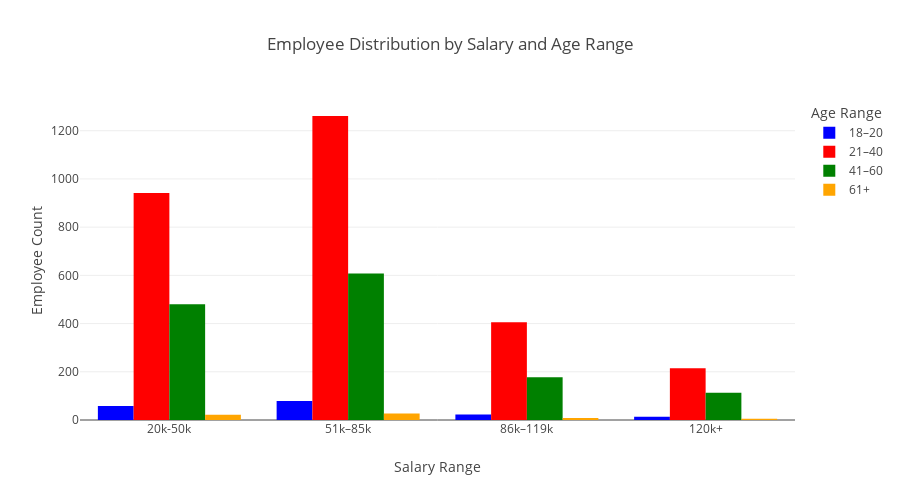

Notebook source saved alongside this figure:
### Code cell
fig = px.bar(
    grouped,
    x='salary_range',
    y='employee_count',
    color='age_range',
    barmode='group',
    title='Employee Distribution by Salary and Age Range',
    labels={
        'salary_range': 'Salary Range',
        'employee_count': 'Employee Count',
        'age_range': 'Age Range'
    },
    height=500,
    color_discrete_map={
        '18–20': 'blue',
        '21–40': 'red',
        '41–60': 'green',
        '61+': 'orange'
    }
)

# Show the chart
fig.show()

### Figure 1 — Plotly figure (JSON) as saved in the notebook; plotly's stock layout.template omitted (floating-point values rounded to 4 significant figures)
{"data": [{"alignmentgroup": "True", "hovertemplate": "Age Range=18–20<br>Salary Range=%{x}<br>Employee Count=%{y}<extra></extra>", "legendgroup": "18–20", "marker": {"color": "blue", "pattern": {"shape": ""}}, "name": "18–20", "offsetgroup": "18–20", "orientation": "v", "showlegend": true, "textposition": "auto", "type": "bar", "x": ["20k-50k", "51k–85k", "86k–119k", "120k+"], "xaxis": "x", "y": [58, 79, 23, 13], "yaxis": "y"}, {"alignmentgroup": "True", "hovertemplate": "Age Range=21–40<br>Salary Range=%{x}<br>Employee Count=%{y}<extra></extra>", "legendgroup": "21–40", "marker": {"color": "red", "pattern": {"shape": ""}}, "name": "21–40", "offsetgroup": "21–40", "orientation": "v", "showlegend": true, "textposition": "auto", "type": "bar", "x": ["20k-50k", "51k–85k", "86k–119k", "120k+"], "xaxis": "x", "y": [942, 1261, 405, 215], "yaxis": "y"}, {"alignmentgroup": "True", "hovertemplate": "Age Range=41–60<br>Salary Range=%{x}<br>Employee Count=%{y}<extra></extra>", "legendgroup": "41–60", "marker": {"color": "green", "pattern": {"shape": ""}}, "name": "41–60", "offsetgroup": "41–60", "orientation": "v", "showlegend": true, "textposition": "auto", "type": "bar", "x": ["20k-50k", "51k–85k", "86k–119k", "120k+"], "xaxis": "x", "y": [480, 608, 177, 113], "yaxis": "y"}, {"alignmentgroup": "True", "hovertemplate": "Age Range=61+<br>Salary Range=%{x}<br>Employee Count=%{y}<extra></extra>", "legendgroup": "61+", "marker": {"color": "orange", "pattern": {"shape": ""}}, "name": "61+", "offsetgroup": "61+", "orientation": "v", "showlegend": true, "textposition": "auto", "type": "bar", "x": ["20k-50k", "51k–85k", "86k–119k", "120k+"], "xaxis": "x", "y": [22, 27, 8, 5], "yaxis": "y"}], "layout": {"barmode": "group", "height": 500, "legend": {"title": {"text": "Age Range"}, "tracegroupgap": 0}, "title": {"text": "Employee Distribution by Salary and Age Range"}, "xaxis": {"anchor": "y", "domain": [0, 1], "title": {"text": "Salary Range"}}, "yaxis": {"anchor": "x", "domain": [0, 1], "title": {"text": "Employee Count"}}}}
